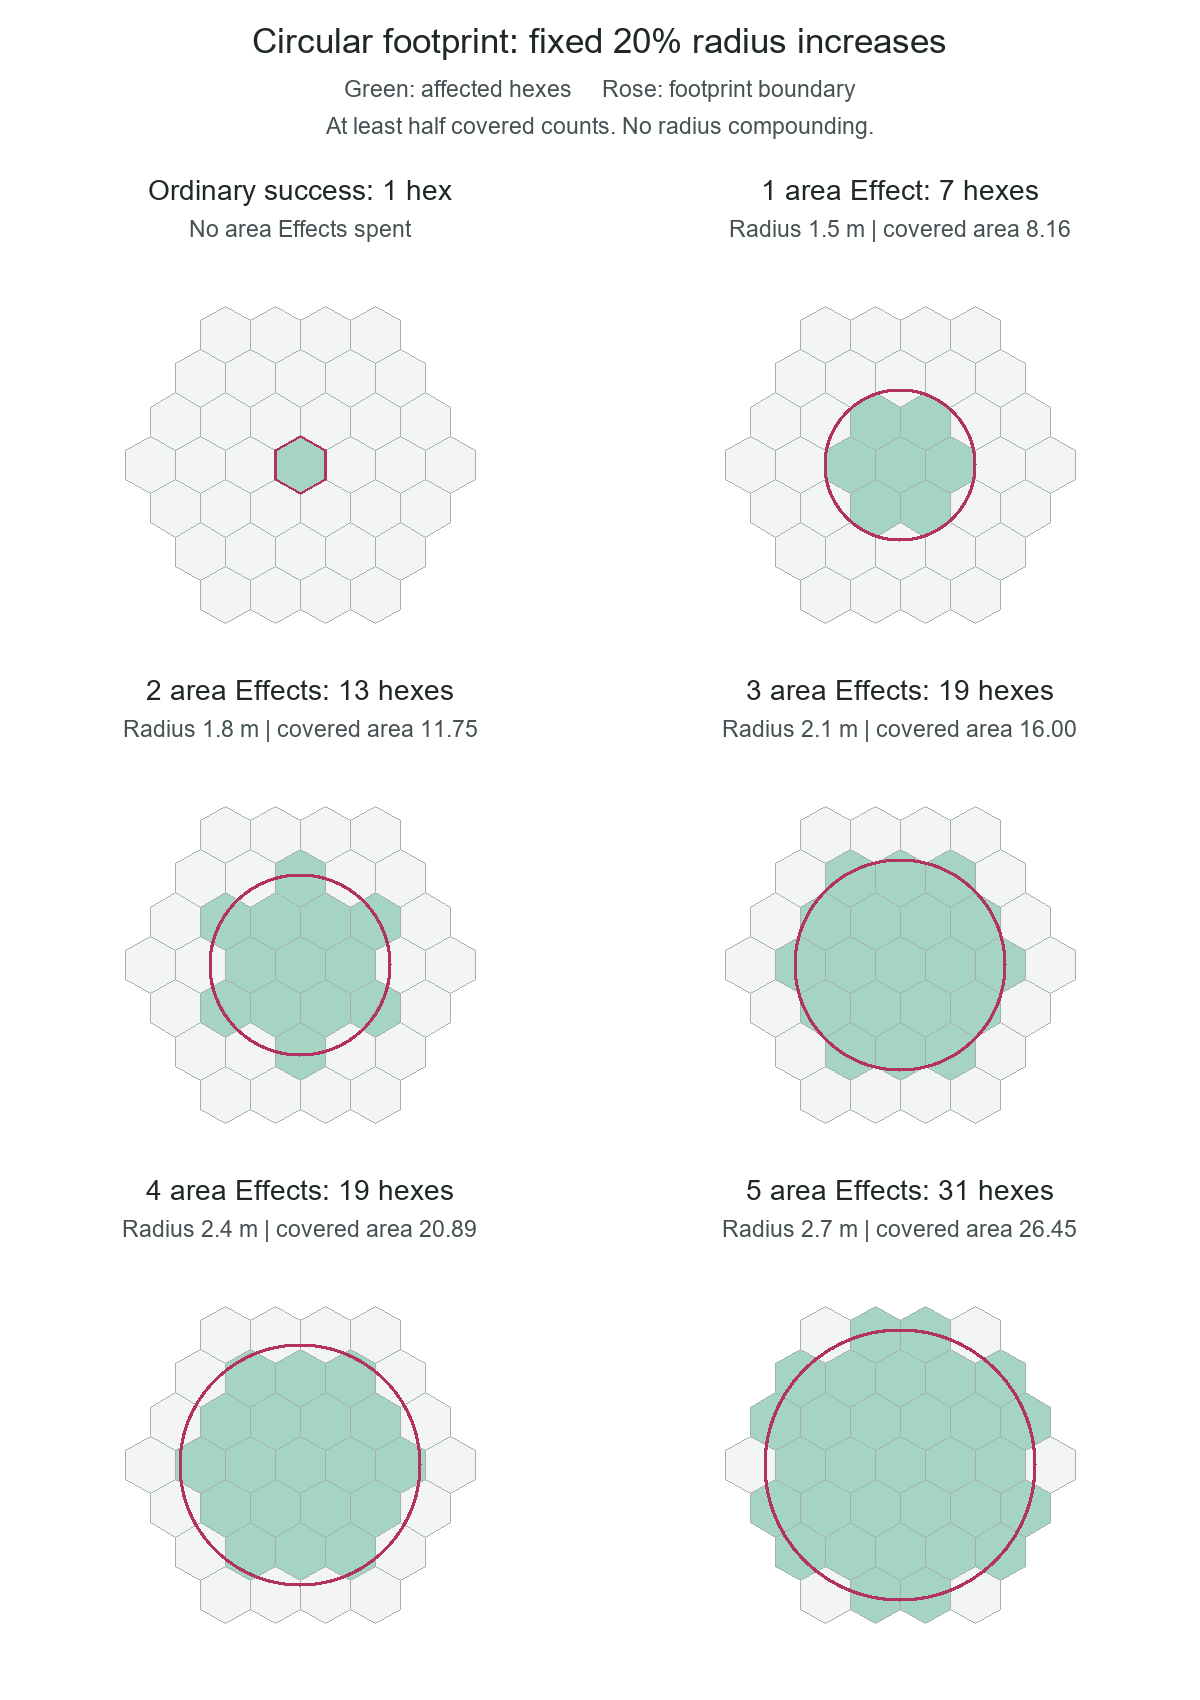

The Python source for this figure:
import json
import math
from pathlib import Path

EPS = 1e-10
ROOT3 = math.sqrt(3)
R = 1 / ROOT3


def cross(a, b, p):
    return (b[0] - a[0]) * (p[1] - a[1]) - (b[1] - a[1]) * (p[0] - a[0])


def polygon_area(points):
    if len(points) < 3:
        return 0.0
    return abs(sum(a[0] * b[1] - b[0] * a[1]
                   for a, b in zip(points, points[1:] + points[:1]))) / 2


def clip(subject, boundary):
    # Sutherland-Hodgman clipping against a convex, counterclockwise hexagon.
    points = subject
    for a, b in zip(boundary, boundary[1:] + boundary[:1]):
        if not points:
            break
        output = []
        previous = points[-1]
        old_distance = cross(a, b, previous)
        for current in points:
            distance = cross(a, b, current)
            if (distance >= 0) != (old_distance >= 0):
                t = old_distance / (old_distance - distance)
                output.append((previous[0] + t * (current[0] - previous[0]),
                               previous[1] + t * (current[1] - previous[1])))
            if distance >= 0:
                output.append(current)
            previous, old_distance = current, distance
        points = output
    return points


def hexagon(q, r):
    cx, cy = q + r / 2, ROOT3 * r / 2
    return [(cx + R * math.cos(math.pi / 6 + i * math.pi / 3),
             cy + R * math.sin(math.pi / 6 + i * math.pi / 3)) for i in range(6)]


def scale(points, factor):
    return [(x * factor, y * factor) for x, y in points]


def rotate(points, angle):
    c, s = math.cos(angle), math.sin(angle)
    return [(x * c - y * s, x * s + y * c) for x, y in points]


GRID = [(q, r, hexagon(q, r)) for q in range(-6, 7) for r in range(-6, 7)
        if max(abs(q), abs(r), abs(q + r)) <= 6]
UNIT = polygon_area(hexagon(0, 0))
assert abs(UNIT - ROOT3 / 2) < EPS
assert abs(polygon_area(clip(hexagon(0, 0), hexagon(0, 0))) - UNIT) < EPS
assert polygon_area(clip(hexagon(0, 0), hexagon(3, 0))) < EPS
# A half-plane through the center cuts a centrally symmetric hex exactly in half.
half_plane = [(0, -10), (10, -10), (10, 10), (0, 10)]
assert abs(polygon_area(clip(hexagon(0, 0), half_plane)) / UNIT - 0.5) < EPS

INITIAL = [hexagon(q, r) for q, r, _ in GRID
           if max(abs(q), abs(r), abs(q + r)) <= 1]
assert len(INITIAL) == 7


def evaluate(parts, grid=GRID):
    fractions = []
    for q, r, cell in grid:
        fraction = sum(polygon_area(clip(part, cell)) for part in parts) / UNIT
        assert -EPS <= fraction <= 1 + EPS
        fractions.append((q, r, min(1.0, max(0.0, fraction))))
    expected = sum(polygon_area(part) for part in parts) / UNIT
    assert abs(sum(f for _, _, f in fractions) - expected) < 1e-7
    included = [(q, r) for q, r, f in fractions if f >= 0.5 - EPS]
    return {"area": expected, "affected": len(included), "included": included,
            "fractions": fractions,
            "nearest_half": min(abs(f - 0.5) for _, _, f in fractions)}


rows = []
previous_fractions = None
for expenditure in range(6):
    factor = None if expenditure == 0 else 1 + 0.2 * (expenditure - 1)
    parts = [hexagon(0, 0)] if expenditure == 0 else [scale(p, factor) for p in INITIAL]
    result = evaluate(parts)
    assert abs(result["area"] - (1 if expenditure == 0 else 7 * factor ** 2)) < EPS
    if previous_fractions is not None:
        assert all(current[2] + EPS >= old[2]
                   for current, old in zip(result["fractions"], previous_fractions))
    previous_fractions = result["fractions"]
    rotated_parts = [rotate(part, math.pi / 3) for part in parts]
    rotated_result = evaluate(rotated_parts)
    assert result["affected"] == rotated_result["affected"]
    flat_grid = [(q, r, rotate(cell, math.pi / 6)) for q, r, cell in GRID]
    assert evaluate([rotate(p, math.pi / 6) for p in parts], flat_grid)["included"] == result["included"]
    rows.append({"area_expenditures": expenditure, "radius_factor": factor,
                 "parts": parts, **result})

# Circle control follows the earlier approximate 1.5-meter-radius illustration,
# not the equal-area seven-hex outline. Convergence checks avoid a pixel count.
circles = []
for expenditure in range(1, 6):
    radius = 1.5 * (1 + 0.2 * (expenditure - 1))
    checks = []
    for resolution in [360, 720, 1440]:
        shape = [(radius * math.cos(2 * math.pi * i / resolution),
                  radius * math.sin(2 * math.pi * i / resolution)) for i in range(resolution)]
        result = evaluate([shape])
        checks.append(result)
    assert len({result["affected"] for result in checks}) == 1
    assert abs(checks[-1]["area"] - math.pi * radius ** 2 / UNIT) < 0.001
    circles.append({"area_expenditures": expenditure, "radius_m": radius,
                    "area": checks[-1]["area"], "affected": checks[-1]["affected"],
                    "nearest_half": checks[-1]["nearest_half"]})

summary = [{k: v for k, v in row.items() if k not in ["parts", "fractions", "included"]}
           for row in rows]
print(json.dumps({"scaled_seven_hex_outline": summary, "circle_control": circles,
                  "verified": ["analytic hex area", "identity/disjoint intersections",
                    "exact half inclusion", "area conservation across complete grid",
                    "nested coverage", "sixty-degree rotation", "pointy/flat orientation",
                    "circle-resolution count convergence"]}, indent=2))

if __name__ == "__main__":
    from PIL import Image, ImageDraw, ImageFont

    figure = Image.new("RGB", (1200, 1700), "white")
    draw = ImageDraw.Draw(figure)
    font_path = "C:/Windows/Fonts/arial.ttf"
    title_font = ImageFont.truetype(font_path, 35)
    panel_font = ImageFont.truetype(font_path, 28)
    detail_font = ImageFont.truetype(font_path, 23)
    draw.text((600, 28), "Circular footprint: fixed 20% radius increases",
              font=title_font, fill="#202729", anchor="mt")
    draw.text((600, 80), "Green: affected hexes     Rose: footprint boundary",
              font=detail_font, fill="#465153", anchor="mt")
    draw.text((600, 117), "At least half covered counts. No radius compounding.",
              font=detail_font, fill="#465153", anchor="mt")
    for index in range(6):
        column, row_number = index % 2, index // 2
        cx, top = 300 + 600 * column, 180 + 500 * row_number
        if index == 0:
            shape = hexagon(0, 0)
            result = evaluate([shape])
            title = "Ordinary success: 1 hex"
            detail = "No area Effects spent"
        else:
            radius = 1.5 * (1 + 0.2 * (index - 1))
            shape = [(radius * math.cos(2 * math.pi * i / 1440),
                      radius * math.sin(2 * math.pi * i / 1440)) for i in range(1440)]
            result = evaluate([shape])
            title = f"{index} area Effect{'s' if index != 1 else ''}: {result['affected']} hexes"
            detail = f"Radius {radius:.1f} m | covered area {result['area']:.2f}"
        draw.text((cx, top), title, font=panel_font, fill="#202729", anchor="mt")
        draw.text((cx, top + 40), detail, font=detail_font, fill="#465153", anchor="mt")
        cy, zoom = top + 285, 50

        def project(points):
            return [(cx + x * zoom, cy - y * zoom) for x, y in points]

        fractions = {(q, r): f for q, r, f in result["fractions"]}
        for q, r, cell in GRID:
            if max(abs(q), abs(r), abs(q + r)) > 3:
                continue
            fill = "#a5d4c3" if fractions[(q, r)] >= 0.5 - EPS else "#f3f5f5"
            draw.polygon(project(cell), fill=fill, outline="#a5afb0", width=1)
        outline = project(shape)
        draw.line(outline + [outline[0]], fill="#b23263", width=3)
    destination = Path(__file__).with_suffix(".png")
    figure.save(destination)
    print(f"Figure: {destination}")
